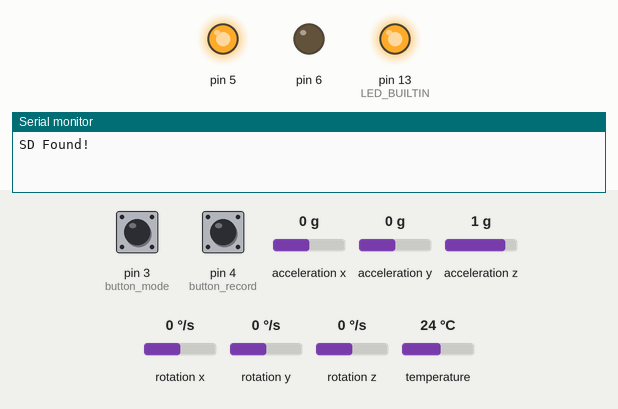
Recording of a sketch running on a simulated Arduino Uno, built with avr-gcc and run on an emulated ATmega328P. Parts: output pins drawn as LEDs (lit = HIGH), the last lines printed to the serial monitor. Dashed ring = blinking. Inputs (shaded band) come from the test bench; at power-on: pin 3 (button_mode) LOW, pin 4 (button_record) LOW, acceleration x 0 g, acceleration y 0 g, acceleration z 1 g, rotation x 0 °/s, rotation y 0 °/s, rotation z 0 °/s, temperature 24 °C. Storage starts empty.

Above: at 1.2 s.
1.3 s: pin 3 (button_mode) pulled HIGH for 3.2 s
At 5.6 s:
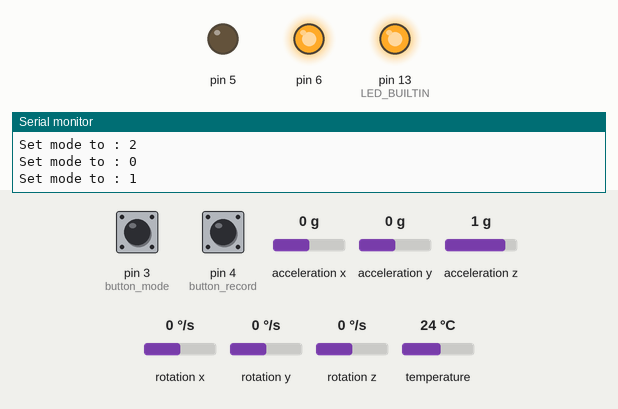
6.0 s: pin 4 (button_record) pulled HIGH for 3.2 s
At 6.9 s:
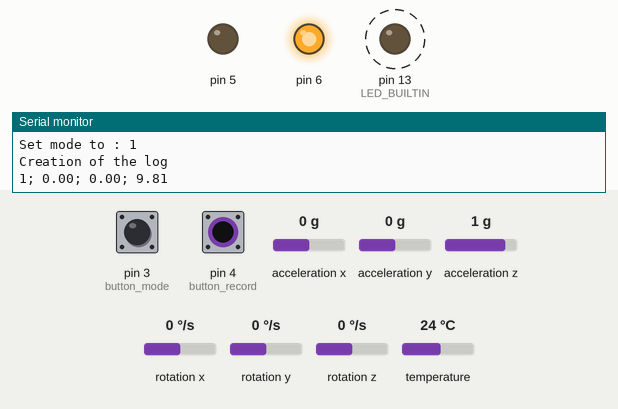
10.7 s: pin 4 (button_record) pulled HIGH for 1 s
At 11.1 s:
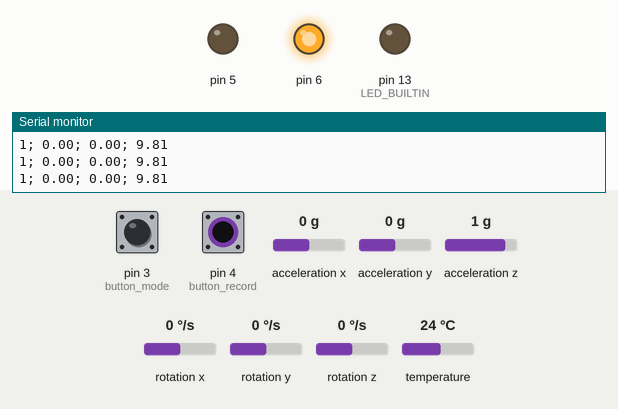
20.7 s: pin 4 (button_record) pulled HIGH for 0.15 s
At 21.0 s:
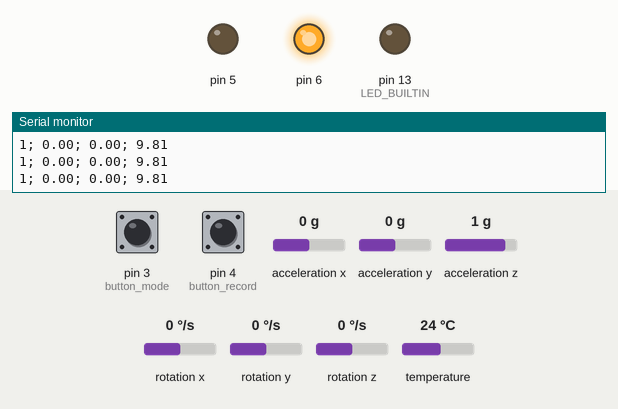
Timing chart, 0 to 23.3 s (numbered marks = the images above; inputs shaded):
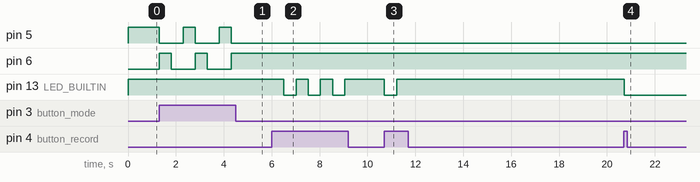

The sketch:

data_collection_uno.ino
```cpp
/*

data_collection.ino:
Record acceleration using Arduino, SD shield and mpu6050.
Run on Arduino UNO.


Adafruit_MPU6050:
SD:

author: nakmuaycoder
date: 01/21

 */


#include <SD.h>
#include <Adafruit_MPU6050.h>
Adafruit_MPU6050 mpu;

bool record = false;

File datafile;

// Digital pin
const int button_record = 4;
const int button_mode = 3;
const int cs = 10;
int mode = 0;

#define DEBUG 1


void setup(){

  #if DEBUG
  Serial.begin(9600);
  while(!Serial);
  #endif

  // Button
  pinMode(button_record, INPUT);
  pinMode(button_record, INPUT);

  // LED
  for(int i=5; i<7; i++){
    pinMode(i, OUTPUT);
    digitalWrite(i, LOW);
  }

  digitalWrite(5, HIGH);


 pinMode(LED_BUILTIN, OUTPUT);
 digitalWrite(LED_BUILTIN, HIGH);

  if (!SD.begin(cs)) {
    #if DEBUG
    Serial.println("Fail to initialize SD");
    #endif

    digitalWrite(LED_BUILTIN, HIGH);
    while (1);
  }

  #if DEBUG
  Serial.println("SD Found!");
  #endif

  if (!mpu.begin()){
    #if DEBUG
    Serial.println("Failed to find MPU6050 chip");
    #endif

    digitalWrite(LED_BUILTIN, HIGH);
    while (1);
  }

  mpu.setAccelerometerRange(MPU6050_RANGE_8_G);//  2, 4, 8, 16
  mpu.setFilterBandwidth(MPU6050_BAND_260_HZ);// 260, 184, 94, 44, 21 10, 5
}


void loop() {

  if(digitalRead(button_mode) == HIGH && !record){
    digitalWrite(mode + 5, LOW);
    mode++;
    mode %= 3;
    digitalWrite(mode + 5, HIGH);

    #if DEBUG
    Serial.print("Set mode to : ");
    Serial.println(mode);
    #endif

    delay(500);
  }


  if(digitalRead(button_record) == HIGH){
    record = !record;
    if(record){
    digitalWrite(LED_BUILTIN, HIGH);
    }else{
      digitalWrite(LED_BUILTIN, LOW);
    };
    delay(500);
  }

  if (!record && datafile){
    //Case stop recording
    datafile.close();
    #if DEBUG
    Serial.println("Close the file!");
    #endif
    }

  if(record && !datafile){
    // Case start recording & no file
    datafile = SD.open("acc.txt", FILE_WRITE);
    #if DEBUG
    Serial.println("Creation of the log");
    #endif
  }

  if(record && datafile){
    //Write a value on the file
    sensors_event_t a, g, temp;
    mpu.getEvent(&a, &g, &temp);
    datafile.print(mode);
    datafile.print("; ");
    datafile.print(a.acceleration.x);
    datafile.print("; ");
    datafile.print(a.acceleration.y);
    datafile.print("; ");
    datafile.println(a.acceleration.z);

    #if DEBUG
    // Show the reult in serial print
    Serial.print(mode);
    Serial.print("; ");
    Serial.print(a.acceleration.x);
    Serial.print("; ");
    Serial.print(a.acceleration.y);
    Serial.print("; ");
    Serial.println(a.acceleration.z);
    #endif
  }
}
```

Measured:
- after the input at 1.3 s, pin 5, pin 6: alternates HIGH for 0.50 s and LOW for 1.0 s, starting at once
- after the input at 6.0 s, pin 13 (LED_BUILTIN): alternates HIGH for 0.51 s and LOW for 0.51 s, 6 changes in all, then stays HIGH, starting after 0.51 s
- after the input at 10.7 s, pin 13 (LED_BUILTIN): HIGH → LOW at once, → HIGH 0.51 s later
- after the input at 20.7 s, pin 13 (LED_BUILTIN): HIGH → LOW at once
